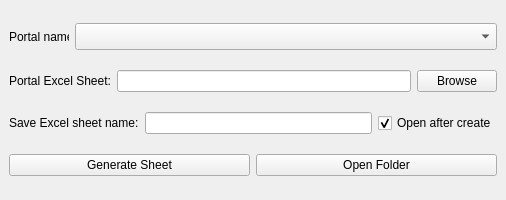
<?xml version="1.0" encoding="UTF-8"?>
<ui version="4.0">
 <class>OrderScrapWindow</class>
 <widget class="QMainWindow" name="OrderScrapWindow">
  <property name="geometry">
   <rect>
    <x>0</x>
    <y>0</y>
    <width>506</width>
    <height>200</height>
   </rect>
  </property>
  <property name="minimumSize">
   <size>
    <width>0</width>
    <height>0</height>
   </size>
  </property>
  <property name="windowTitle">
   <string>Create Order Sheet</string>
  </property>
  <widget class="QWidget" name="centralwidget">
   <layout class="QGridLayout" name="gridLayout_2">
    <item row="0" column="0">
     <layout class="QGridLayout" name="gridLayout">
      <item row="0" column="0">
       <widget class="QLabel" name="protal_name_lbl">
        <property name="maximumSize">
         <size>
          <width>60</width>
          <height>16777215</height>
         </size>
        </property>
        <property name="text">
         <string>Portal name:</string>
        </property>
       </widget>
      </item>
      <item row="0" column="1">
       <widget class="QComboBox" name="portal_combo_box">
        <property name="minimumSize">
         <size>
          <width>0</width>
          <height>0</height>
         </size>
        </property>
        <property name="font">
         <font>
          <pointsize>12</pointsize>
         </font>
        </property>
        <property name="cursor">
         <cursorShape>ArrowCursor</cursorShape>
        </property>
       </widget>
      </item>
     </layout>
    </item>
    <item row="1" column="0">
     <layout class="QHBoxLayout" name="horizontalLayout">
      <item>
       <widget class="QLabel" name="file_path_lbl">
        <property name="maximumSize">
         <size>
          <width>16777215</width>
          <height>16777215</height>
         </size>
        </property>
        <property name="text">
         <string>Portal Excel Sheet:</string>
        </property>
       </widget>
      </item>
      <item>
       <widget class="QLineEdit" name="file_path_input"/>
      </item>
      <item>
       <widget class="QPushButton" name="browse_button">
        <property name="text">
         <string>Browse</string>
        </property>
       </widget>
      </item>
     </layout>
    </item>
    <item row="2" column="0">
     <layout class="QGridLayout" name="gridLayout_3">
      <item row="0" column="0">
       <widget class="QLabel" name="gen_name_lbl">
        <property name="text">
         <string>Save Excel sheet name:</string>
        </property>
       </widget>
      </item>
      <item row="0" column="1">
       <widget class="QLineEdit" name="gen_name_input"/>
      </item>
      <item row="0" column="2">
       <widget class="QCheckBox" name="open_check_box">
        <property name="text">
         <string>Open after create</string>
        </property>
        <property name="checked">
         <bool>true</bool>
        </property>
       </widget>
      </item>
     </layout>
    </item>
    <item row="3" column="0">
     <layout class="QGridLayout" name="gridLayout_4">
      <item row="0" column="0">
       <widget class="QPushButton" name="generate_sheet_button">
        <property name="text">
         <string>Generate Sheet</string>
        </property>
       </widget>
      </item>
      <item row="0" column="1">
       <widget class="QPushButton" name="open_folder_button">
        <property name="text">
         <string>Open Folder</string>
        </property>
       </widget>
      </item>
     </layout>
    </item>
   </layout>
  </widget>
 </widget>
 <resources/>
 <connections/>
</ui>
